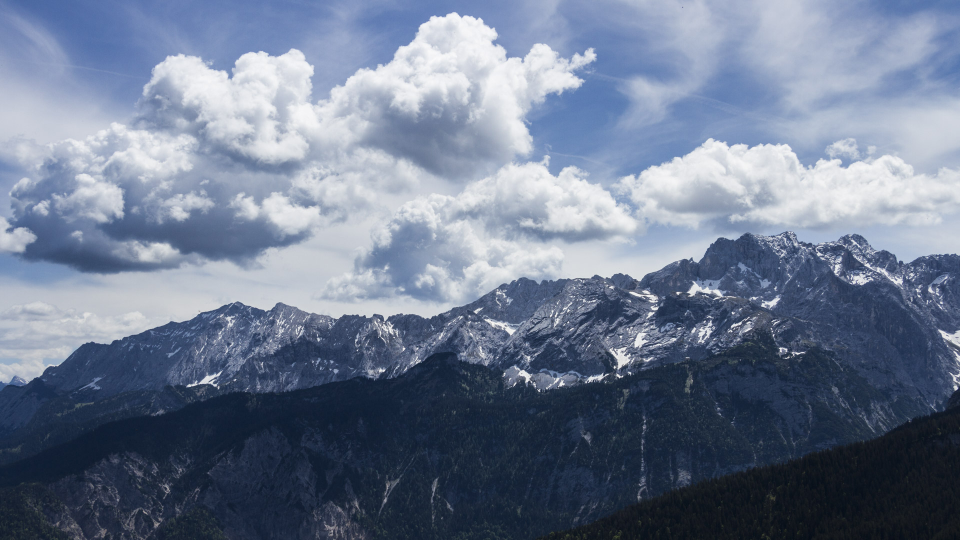
#> input picture test2.jpg, 1920 x 1080 px (shown at 1/2 size); its folder holds 4 pictures in this run
$ python image_resize.py
#> lines starting #> are read from the running program, lines starting #| are printed output that depends on the picture
from PIL import Image

basewidth=[480,1000]
file_name="test2"
#img.save('%s_%s.jpg' %(file_name,int(img.width)))
for i in range (len(basewidth)):
	img = Image.open('%s.jpg' %file_name)
#> img is the input picture: PIL image 1920x1080 RGB; mean R, G, B 109.7, 121.9, 143.8
	wpercent = (basewidth[i]/float(img.width))
#> wpercent = 0.25
	hsize = int((float(img.height)*float(wpercent)))
#> hsize = 270
	img = img.resize((basewidth[i],hsize), Image.LANCZOS)
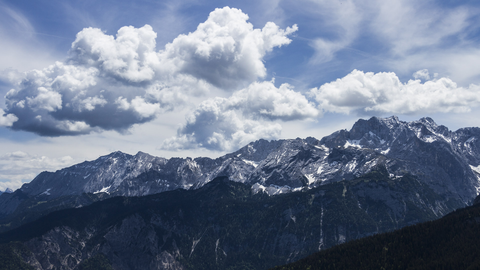
#> img: PIL image 480x270 RGB; mean R, G, B 109.7, 121.9, 143.8
	img.save('%s_%s.jpg' %(file_name,basewidth[i]),'jpeg',icc_profile=img.info.get('icc_profile'))

img.close()
